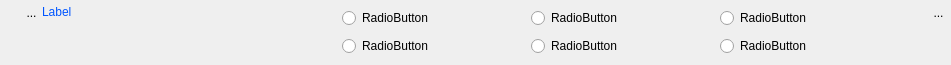
<?xml version="1.0" encoding="UTF-8"?>
<ui version="4.0">
 <class>Widget4a6RadioButton</class>
 <widget class="QWidget" name="Widget4a6RadioButton">
  <property name="geometry">
   <rect>
    <x>0</x>
    <y>0</y>
    <width>951</width>
    <height>65</height>
   </rect>
  </property>
  <property name="sizePolicy">
   <sizepolicy hsizetype="Expanding" vsizetype="Fixed">
    <horstretch>0</horstretch>
    <verstretch>0</verstretch>
   </sizepolicy>
  </property>
  <property name="minimumSize">
   <size>
    <width>0</width>
    <height>0</height>
   </size>
  </property>
  <property name="maximumSize">
   <size>
    <width>16777215</width>
    <height>16777215</height>
   </size>
  </property>
  <property name="windowTitle">
   <string>Form</string>
  </property>
  <layout class="QHBoxLayout" name="horizontalLayout_3">
   <property name="spacing">
    <number>0</number>
   </property>
   <property name="margin">
    <number>0</number>
   </property>
   <item>
    <layout class="QVBoxLayout" name="verticalLayout_3">
     <item>
      <layout class="QHBoxLayout" name="horizontalLayout_2">
       <property name="spacing">
        <number>0</number>
       </property>
       <property name="sizeConstraint">
        <enum>QLayout::SetFixedSize</enum>
       </property>
       <item>
        <layout class="QHBoxLayout" name="horizontalLayout">
         <property name="spacing">
          <number>0</number>
         </property>
         <item>
          <spacer name="horizontalSpacer_3">
           <property name="orientation">
            <enum>Qt::Horizontal</enum>
           </property>
           <property name="sizeType">
            <enum>QSizePolicy::Fixed</enum>
           </property>
           <property name="sizeHint" stdset="0">
            <size>
             <width>21</width>
             <height>20</height>
            </size>
           </property>
          </spacer>
         </item>
         <item>
          <widget class="MonBoutonValide" name="RBValide">
           <property name="minimumSize">
            <size>
             <width>21</width>
             <height>25</height>
            </size>
           </property>
           <property name="maximumSize">
            <size>
             <width>21</width>
             <height>25</height>
            </size>
           </property>
           <property name="focusPolicy">
            <enum>Qt::StrongFocus</enum>
           </property>
           <property name="styleSheet">
            <string notr="true">border : 0px</string>
           </property>
           <property name="text">
            <string>...</string>
           </property>
           <property name="icon">
            <iconset>
             <normaloff>../../../../../../home/A96028/Install_EficasV1/ArbreEficas/Editeur/icons/ast-green-ball.png</normaloff>../../../../../../home/A96028/Install_EficasV1/ArbreEficas/Editeur/icons/ast-green-ball.png</iconset>
           </property>
           <property name="iconSize">
            <size>
             <width>25</width>
             <height>25</height>
            </size>
           </property>
          </widget>
         </item>
        </layout>
       </item>
       <item>
        <widget class="QLabel" name="label">
         <property name="sizePolicy">
          <sizepolicy hsizetype="Fixed" vsizetype="Fixed">
           <horstretch>0</horstretch>
           <verstretch>0</verstretch>
          </sizepolicy>
         </property>
         <property name="minimumSize">
          <size>
           <width>300</width>
           <height>25</height>
          </size>
         </property>
         <property name="maximumSize">
          <size>
           <width>178</width>
           <height>16777215</height>
          </size>
         </property>
         <property name="frameShape">
          <enum>QFrame::NoFrame</enum>
         </property>
         <property name="text">
          <string>&lt;html&gt;&lt;head/&gt;&lt;body&gt;&lt;p&gt;&lt;span style=&quot; color:#0055ff;&quot;&gt;Label&lt;/span&gt;&lt;/p&gt;&lt;/body&gt;&lt;/html&gt;</string>
         </property>
        </widget>
       </item>
      </layout>
     </item>
     <item>
      <spacer name="verticalSpacer">
       <property name="orientation">
        <enum>Qt::Vertical</enum>
       </property>
       <property name="sizeHint" stdset="0">
        <size>
         <width>20</width>
         <height>25</height>
        </size>
       </property>
      </spacer>
     </item>
    </layout>
   </item>
   <item>
    <layout class="QGridLayout" name="gridLayout">
     <item row="0" column="0">
      <widget class="QRadioButton" name="radioButton_1">
       <property name="sizePolicy">
        <sizepolicy hsizetype="MinimumExpanding" vsizetype="Fixed">
         <horstretch>0</horstretch>
         <verstretch>0</verstretch>
        </sizepolicy>
       </property>
       <property name="text">
        <string>RadioButton</string>
       </property>
      </widget>
     </item>
     <item row="0" column="1">
      <widget class="QRadioButton" name="radioButton_2">
       <property name="sizePolicy">
        <sizepolicy hsizetype="MinimumExpanding" vsizetype="Fixed">
         <horstretch>0</horstretch>
         <verstretch>0</verstretch>
        </sizepolicy>
       </property>
       <property name="text">
        <string>RadioButton</string>
       </property>
      </widget>
     </item>
     <item row="0" column="2">
      <widget class="QRadioButton" name="radioButton_3">
       <property name="text">
        <string>RadioButton</string>
       </property>
      </widget>
     </item>
     <item row="1" column="0">
      <widget class="QRadioButton" name="radioButton_4">
       <property name="sizePolicy">
        <sizepolicy hsizetype="MinimumExpanding" vsizetype="Fixed">
         <horstretch>0</horstretch>
         <verstretch>0</verstretch>
        </sizepolicy>
       </property>
       <property name="text">
        <string>RadioButton</string>
       </property>
      </widget>
     </item>
     <item row="1" column="1">
      <widget class="QRadioButton" name="radioButton_5">
       <property name="sizePolicy">
        <sizepolicy hsizetype="MinimumExpanding" vsizetype="Fixed">
         <horstretch>0</horstretch>
         <verstretch>0</verstretch>
        </sizepolicy>
       </property>
       <property name="text">
        <string>RadioButton</string>
       </property>
      </widget>
     </item>
     <item row="1" column="2">
      <widget class="QRadioButton" name="radioButton_6">
       <property name="sizePolicy">
        <sizepolicy hsizetype="MinimumExpanding" vsizetype="Fixed">
         <horstretch>0</horstretch>
         <verstretch>0</verstretch>
        </sizepolicy>
       </property>
       <property name="text">
        <string>RadioButton</string>
       </property>
      </widget>
     </item>
    </layout>
   </item>
   <item>
    <layout class="QVBoxLayout" name="verticalLayout_2">
     <item>
      <spacer name="horizontalSpacer_4">
       <property name="orientation">
        <enum>Qt::Horizontal</enum>
       </property>
       <property name="sizeType">
        <enum>QSizePolicy::Maximum</enum>
       </property>
       <property name="sizeHint" stdset="0">
        <size>
         <width>10</width>
         <height>20</height>
        </size>
       </property>
      </spacer>
     </item>
     <item>
      <spacer name="verticalSpacer_2">
       <property name="orientation">
        <enum>Qt::Vertical</enum>
       </property>
       <property name="sizeHint" stdset="0">
        <size>
         <width>17</width>
         <height>40</height>
        </size>
       </property>
      </spacer>
     </item>
    </layout>
   </item>
   <item>
    <layout class="QVBoxLayout" name="verticalLayout_4">
     <item>
      <widget class="QToolButton" name="RBPoubelle">
       <property name="minimumSize">
        <size>
         <width>25</width>
         <height>25</height>
        </size>
       </property>
       <property name="maximumSize">
        <size>
         <width>25</width>
         <height>25</height>
        </size>
       </property>
       <property name="focusPolicy">
        <enum>Qt::StrongFocus</enum>
       </property>
       <property name="styleSheet">
        <string notr="true">border : 0px</string>
       </property>
       <property name="text">
        <string>...</string>
       </property>
       <property name="icon">
        <iconset>
         <normaloff>../../../../../../home/A96028/Install_EficasV1/ArbreEficas/Editeur/icons/deleteRond.png</normaloff>../../../../../../home/A96028/Install_EficasV1/ArbreEficas/Editeur/icons/deleteRond.png</iconset>
       </property>
       <property name="iconSize">
        <size>
         <width>25</width>
         <height>25</height>
        </size>
       </property>
      </widget>
     </item>
     <item>
      <spacer name="verticalSpacer_3">
       <property name="orientation">
        <enum>Qt::Vertical</enum>
       </property>
       <property name="sizeHint" stdset="0">
        <size>
         <width>20</width>
         <height>40</height>
        </size>
       </property>
      </spacer>
     </item>
    </layout>
   </item>
  </layout>
  <zorder>RBPoubelle</zorder>
 </widget>
 <customwidgets>
  <customwidget>
   <class>MonBoutonValide</class>
   <extends>QToolButton</extends>
   <header>monBoutonValide.h</header>
  </customwidget>
 </customwidgets>
 <tabstops>
  <tabstop>radioButton_1</tabstop>
  <tabstop>radioButton_4</tabstop>
  <tabstop>RBValide</tabstop>
  <tabstop>RBPoubelle</tabstop>
 </tabstops>
 <resources/>
 <connections/>
</ui>
